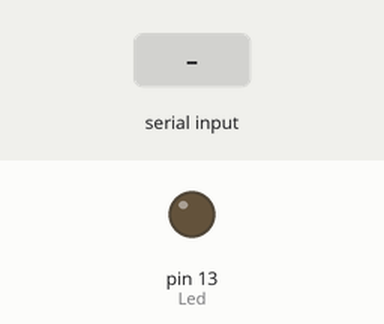
Simulated run of this sketch. Board: Arduino Uno, built with avr-gcc and run on an emulated ATmega328P. On the bench: output pins drawn as LEDs (lit = HIGH). Inputs (shaded band) come from the test bench.

Above: at 1.2 s.
1.3 s: "90 45\n" received over Serial
At 2.1 s:
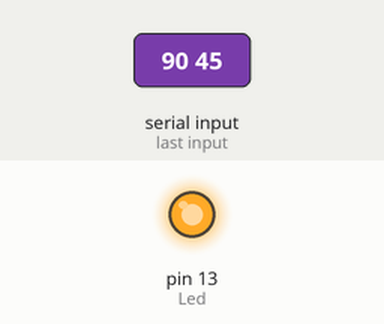
Timing chart, 0 to 10.3 s (numbered marks = the images above; inputs shaded):
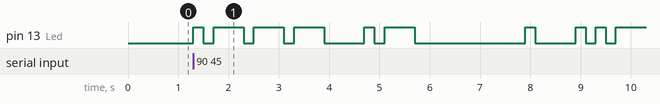

The sketch:

Codigo_Morse.ino
```cpp
//https://forum.arduino.cc/index.php?topic=430364.0

const int Led = 13;
int Punto = 200;   // Valor duracion del punto.(la Raya es Punto * 3,tiempo entre . y - (200) espacio entre letras (-),espacio entre palabras (Punto * 7)

//Array con datos ya escritos ,que son la traducuin del abecedario en codigo morse.
char* MorseABC[] = {

".-","-...","-.-.","-..",".","..-.","--.","....","..",".---","-.-",".-..",      //A asta L
"--","-.","---",".--.","--.-",".-.","...","-","..-","...-",".--","-..-","-.--", // L asta Y
"--.."};                                                   //Z

//Array con datos ya escritos, que son los numero en modo morse
char* Numeros[] = {

  "-----",".----","..---","....-",".....","-....","--...","---..","----."
};

void setup()
{
  pinMode(Led, OUTPUT);
  Serial.begin(9600);
}

void loop()
{

  char caracter;            //Variable que almacena el caracter dado por el mensejae enviado.

  if(Serial.available())            //Comando de lectura de USB por monitor.
  {
    caracter = Serial.read();       //Asigna la lectura del USB a el caracter.

    //Explicacion del codigo ASCII , todo caracter o numero en programacion , tiene un valor numerico , ejemplo el abecedario en minuscula va desde el nÂº 97 que es la 'a' al 122 que es la 'z'.
    //Por eso aqui hacemos restas de letras. y asi haberiguamos la posicion del caracter itroducido. ejemplo : metemos la 'c'  entoces 'c' (codigo ASCII = 99) - 'a'(97) = 2
    // este resultado es la posicion del 'c' en la tabla que es "-.-."

    if(caracter >= 'a' && caracter <= 'z' )
    {
      RecoridoCadena(MorseABC[caracter - 'a']);
    }
    else if(caracter >= 'A' && caracter <= 'Z' )
    {
      RecoridoCadena(MorseABC[caracter - 'A']);
    }
    else if(caracter >= '0' && caracter <= '9' )
    {
      RecoridoCadena(MorseABC[caracter - '0']);
    }
    else if(caracter == ' ' )
    {
      delay(Punto * 7);
    }
  }

}

//Funcion que recorre las posiciones de las cadenas usando como variable un puntero de tipo char.
void RecoridoCadena(char* posicion)
{
  int i = 0;                //Variable usada como contador , para pasar por las posiciones de las cadenas
  while(posicion[i] != NULL)        //Bucle while (Traducion: Mientras(la posicion NÂº tal,no sea igual a NULL))
  {
    EncendidoLED(posicion[i]);      //Invocamos la funcios (para la posicion NÂº tal.Ya la funcion invocada determina que tiene que hacer.
    i++;                //Aumento de la la variable i, este aumento es = i + 1, en c++ ,++ significa +1.
  }
  delay(Punto * 3);           //Espera entre palabras el valor de una raya que es el multiplo de 3 de un Punto.
}


//Funcion que enciende el LED con la duracion del valor del punto y el valor de la raya ,
//termina la funcion y apaga el LED durante la duracion del punto que es el espacio entre letras
void EncendidoLED(char caracter)
{
  digitalWrite(Led,HIGH);         //Enciende el LED,
  if(caracter == '.')           //Condicion que se traduce como si caracter es igual a . el LED se enciende la duracion de la variable Punto
  {
    delay(Punto);           //Duracion.
  }
  else                  //Lo contrario de la IF , Seria si no , el LED se enciende la duracion de la variable Punto * 3,Que es el valor de la Raya.
  {
    delay(Punto * 3);
  }
  digitalWrite(Led,LOW);          //Apaga el LED
  delay(Punto);             //Duracion de VAriable.
}
```

Measured:
- after the input at 1.3 s, pin 13 (Led): LOW → HIGH at once, → LOW 0.20 s later, → HIGH 0.20 s later, → LOW 0.60 s later, … (19 changes in this stretch)
